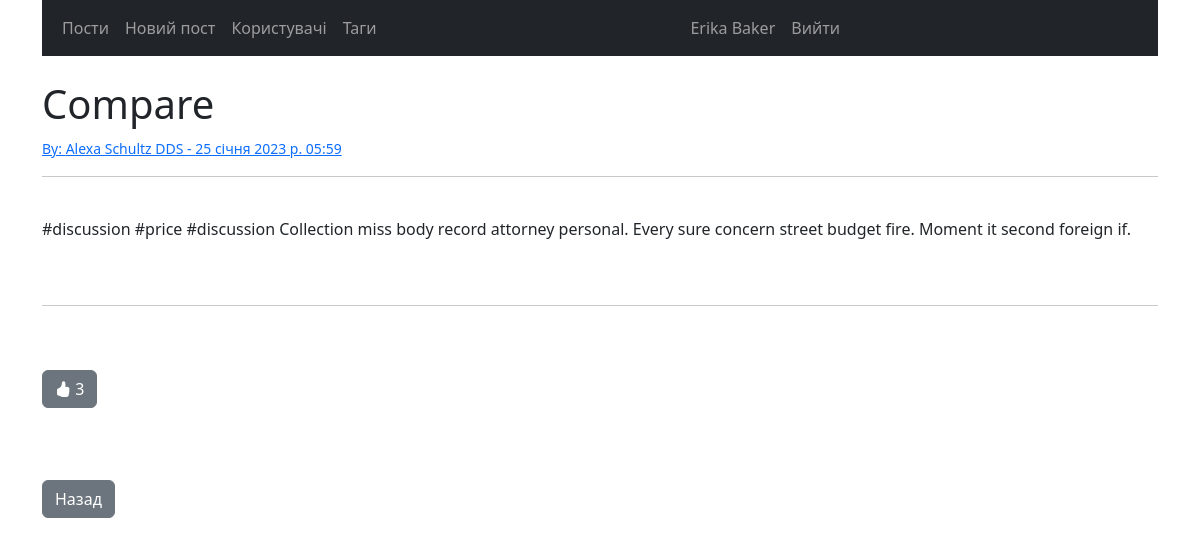
/posts/9/ (signed in), run on the app's committed database.
### posts/models.py (models this page shows, shortened)
class Post(models.Model):
    title = models.CharField(max_length=100)
    text = models.TextField(null=True, blank=True)
    date = models.DateTimeField(default=timezone.now)  # auto_now_add=True
    user = models.ForeignKey(User, on_delete=models.CASCADE)
    first_image = models.ForeignKey('Image', null=True, blank=True, on_delete=models.SET_NULL, related_name='+')
    tags = models.ManyToManyField(Tag, null=True, blank=True)
    @property
    def total_likes(self):
        return self.like_set.count()
    def like_exists(self, user_object):
        return Like.objects.filter(post=self, user=user_object).exists()
    class Meta:
        verbose_name = 'Пост'
        verbose_name_plural = 'Пости'
        ordering = ['id']

### posts/views.py (the view)
# urls.py: path('posts/<int:pk>/', PostDetailView.as_view(), name='post_detail'),
class PostDetailView(LoginRequiredMixin, DataMixin, DetailView):
    model = Post
    context_object_name = 'post'
    def get_context_data(self, **kwargs):
        context = super(PostDetailView, self).get_context_data(**kwargs)
        c_def = self.get_user_context(title=context['post'].title,
                                      like_exists=self.object.like_exists(self.request.user))
        return {**context, **c_def}
    def post(self, request, *args, **kwargs):
        post_object = self.get_object()
        user_object = request.user
        if request.POST.get("operation") == "like_submit" and is_ajax(request):
            try:
                Like.objects.get(user=user_object, post=post_object).delete()
                liked = False
            except Like.MultipleObjectsReturned:
                Like.objects.filter(user=user_object, post=post_object).all().delete()
                liked = False
            except Like.DoesNotExist:
                Like.objects.create(user=user_object, post=post_object)
                liked = True
            ctx = {"liked": liked, 'total_likes': post_object.total_likes}
            return HttpResponse(json.dumps(ctx), content_type='application/json')
        return self.get(request, *args, **kwargs)

### posts/utils.py (called while the page is built)
    def get_user_context(self, **kwargs):
        context = kwargs
        user_menu = menu.copy()
        if not self.request.user.is_authenticated:
            user_menu = menu[:1] + menu[2:-1]
        context['menu'] = user_menu
        return context

### posts/templates/posts/post_detail.html (shortened to what this page needs)
{% extends 'base.html' %}
{% load static %}
{% block content %}
    <h1>{{ title }}</h1>
    <small><a href="{% url 'user_detail' post.user.pk %}"> By: {{ post.user }} - {{ post.date }}</a></small>
    <br/>
    <hr>
    <div>
        <br/>
        {{ post.text }}
    </div>
    <br/><br/>
    <hr>
    <br/><br/>
    <button type="button" class="btn bt-sm likin {% if like_exists %} btn-primary {% else %} btn-secondary {% endif %}">
        <i class="bi bi-hand-thumbs-up-fill" aria-hidden="true"></i>
        <span>
            {{ post.total_likes }}
        </span>
    </button>
    <br/><br/>
    <br/><br/>
    <a href="{% url 'post_list' %}" class="btn btn-secondary">Назад</a>
{% endblock %}

### templates/base.html (shortened to what this page needs)
{% load static %}
<!DOCTYPE html>
<html lang="ua">
<head>
    <link href="https://cdn.jsdelivr.net/npm/bootstrap@5.2.0/dist/css/bootstrap.min.css" rel="stylesheet"
>
    <link rel="stylesheet" href="https://cdn.jsdelivr.net/npm/bootstrap-icons@1.9.1/font/bootstrap-icons.css">
</head>
<body>
<div class="container">
    {% block mainmenu %}
        <nav class="navbar navbar-expand-lg navbar-dark bg-dark">
            <div class="container-fluid">
                <div class="collapse navbar-collapse" id="navbarNav">
                    <ul class="navbar-nav ">
                        {% for m in menu %}
                            <li class="nav-item"><a class="nav-link" href="{% url m.url %}">{{ m.name }}</a></li>
                        {% endfor %}
                    </ul>
                </div>
                <div class="collapse navbar-collapse" id="navbarNav">
                    <ul class="navbar-nav ">
                        {% if user.is_authenticated %}
                            <li class="nav-item"><a class="nav-link"
                                                    href="{% url 'user_detail' user.pk %}">{{ user }}</a>
                            <li class="nav-item"><a class="nav-link" href="{% url 'logout' %}">Вийти</a>
                                {% else %}
                            <li class="nav-item"><a class="nav-link" href="{% url 'register' %}">Реєстрація</a></li>
                            <li class="nav-item"><a class="nav-link" href="{% url 'login' %}">Увійти</a>
                        {% endif %}
                        </li>
                    </ul>
                </div>
            </div>
        </nav>
    {% endblock mainmenu %}
    <br/>
    {% block content %}
    {% endblock %}
</div>
</body>
</html>

### data on the page
Post: title "Compare", user "Alexa Schultz DDS", date "25 січня 2023 р. 05:59", text "#discussion #price #discussion Collection miss body record attorney personal. Every sure concern street budget fire. Moment it second foreign if.", total_likes "3"

### other printed values
{{ m.name }} "Пости" "Новий пост" "Користувачі" "Таги"
{{ user }} "Erika Baker"
